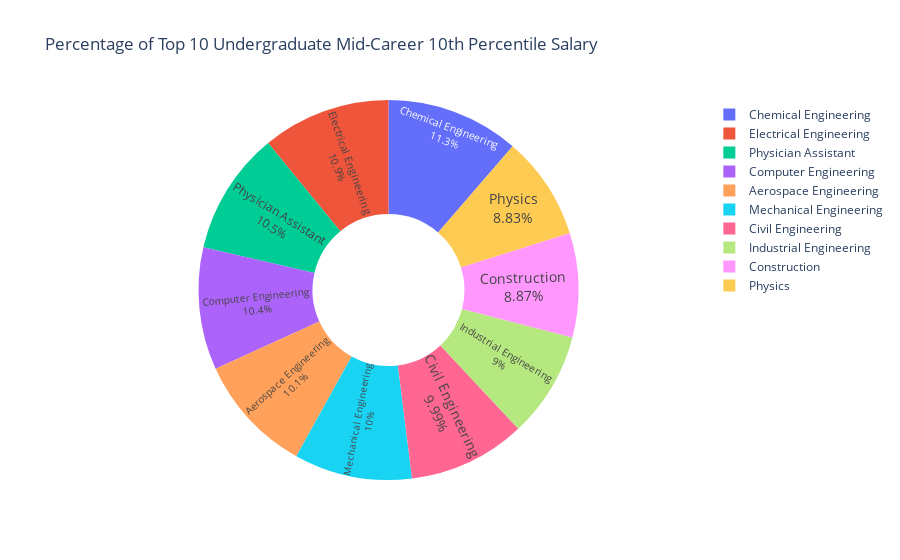

Source (notebook cell):
### Code cell
labels = salary_10th['Undergraduate Major']
values = salary_10th['Mid-Career 10th Percentile Salary']
fig = px.pie(labels=labels, 
             values=values,
             title="Percentage of Top 10 Undergraduate Mid-Career 10th Percentile Salary",
             names=labels,
             hole=0.4,)

fig.update_traces(textposition='inside', textfont_size=14, textinfo='percent+label')
fig.show()

### Figure 1 — Plotly figure (JSON) as saved in the notebook; plotly's stock layout.template omitted (floating-point values rounded to 4 significant figures)
{"data": [{"domain": {"x": [0, 1], "y": [0, 1]}, "hole": 0.4, "hovertemplate": "label=%{label}<br>value=%{value}<extra></extra>", "labels": ["Physics", "Construction", "Industrial Engineering", "Civil Engineering", "Mechanical Engineering", "Aerospace Engineering", "Computer Engineering", "Physician Assistant", "Electrical Engineering", "Chemical Engineering"], "legendgroup": "", "name": "", "showlegend": true, "values": [56000, 56300, 57100, 63400, 63700, 64300, 66100, 66400, 69300, 71900], "type": "pie", "textfont": {"size": 14}, "textinfo": "percent+label", "textposition": "inside"}], "layout": {"legend": {"tracegroupgap": 0}, "title": {"text": "Percentage of Top 10 Undergraduate Mid-Career 10th Percentile Salary"}}}
